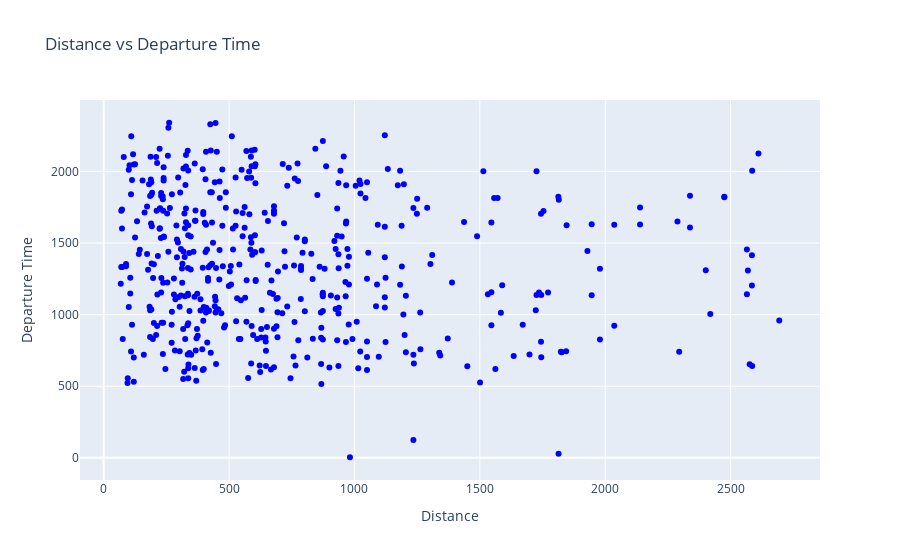

Write notebook code for a chart like this one.
### Code cell
## Write your code here
fig = go.Figure()
fig.add_trace(go.Scatter(x=data['Distance'], y=data['DepTime'], mode='markers', marker=dict(color='blue')))
fig.update_layout(title='Distance vs Departure Time', xaxis_title='Distance', yaxis_title='Departure Time')
fig.show()

### Figure 1 — Plotly figure (JSON) as saved in the notebook; plotly's stock layout.template omitted (floating-point values rounded to 4 significant figures; data arrays with more than 128 entries replaced by an {"elided": "..."} marker saying what was removed)
{"data": [{"marker": {"color": "blue"}, "mode": "markers", "type": "scatter", "x": {"elided": "500 int values"}, "y": {"elided": "500 int values"}}], "layout": {"autosize": true, "title": {"text": "Distance vs Departure Time"}, "xaxis": {"autorange": true, "range": [-94.13, 2856.0], "title": {"text": "Distance"}, "type": "linear"}, "yaxis": {"autorange": true, "range": [-188.8, 2533.0], "title": {"text": "Departure Time"}, "type": "linear"}}}
